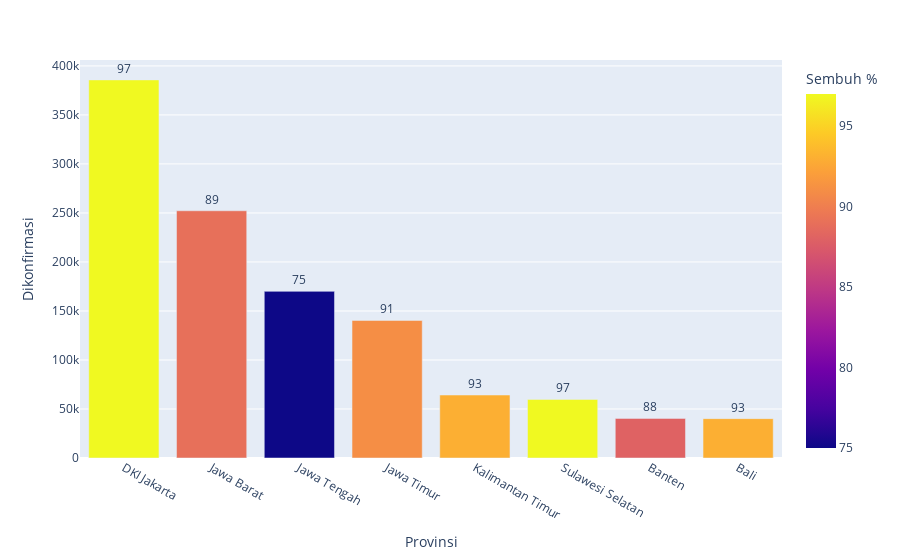

Notebook cell for this chart:
### Code cell
df_sort_5_1 = df_sort.nlargest(8, "Dikonfirmasi")
df_sort_5_1.sort_values(by = "Dikonfirmasi", ascending = False, inplace = True)
fig = px.bar(df_sort_5_1, x='Provinsi', y='Dikonfirmasi', hover_data = ["Sembuh %"],
             color='Sembuh %', text = 'Sembuh %')
fig.update_traces(texttemplate='%{text:.2s}', textposition='outside')
fig.show()

### Figure 1 — Plotly figure (JSON) as saved in the notebook; plotly's stock layout.template omitted (floating-point values rounded to 4 significant figures)
{"data": [{"alignmentgroup": "True", "customdata": [[97], [89], [75], [91], [93], [97], [88], [93]], "hovertemplate": "Provinsi=%{x}<br>Dikonfirmasi=%{y}<br>Sembuh %=%{marker.color}<extra></extra>", "legendgroup": "", "marker": {"color": [97, 89, 75, 91, 93, 97, 88, 93], "coloraxis": "coloraxis"}, "name": "", "offsetgroup": "", "orientation": "v", "showlegend": false, "text": [97, 89, 75, 91, 93, 97, 88, 93], "textposition": "outside", "texttemplate": "%{text:.2s}", "type": "bar", "x": ["DKI Jakarta", "Jawa Barat", "Jawa Tengah", "Jawa Timur", "Kalimantan Timur", "Sulawesi Selatan", "Banten", "Bali"], "xaxis": "x", "y": [385730, 252207, 169993, 140331, 64253, 59786, 40424, 40166], "yaxis": "y"}], "layout": {"barmode": "relative", "coloraxis": {"colorbar": {"title": {"text": "Sembuh %"}}, "colorscale": [[0, "#0d0887"], [0.1111, "#46039f"], [0.2222, "#7201a8"], [0.3333, "#9c179e"], [0.4444, "#bd3786"], [0.5556, "#d8576b"], [0.6667, "#ed7953"], [0.7778, "#fb9f3a"], [0.8889, "#fdca26"], [1, "#f0f921"]]}, "legend": {"tracegroupgap": 0}, "margin": {"t": 60}, "xaxis": {"anchor": "y", "domain": [0, 1], "title": {"text": "Provinsi"}}, "yaxis": {"anchor": "x", "domain": [0, 1], "title": {"text": "Dikonfirmasi"}}}}
